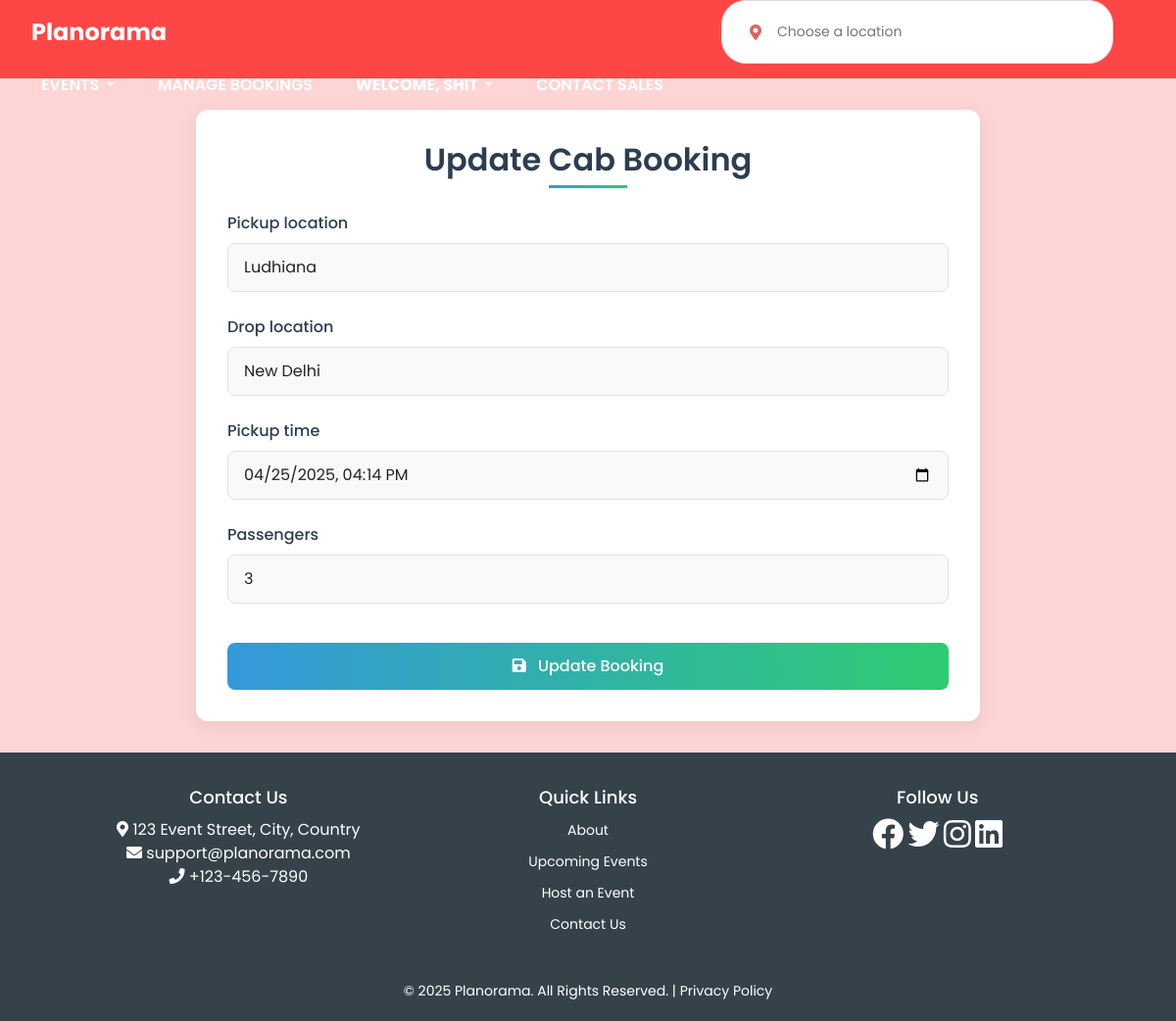
Screenshot of /cab/update/5/ (signed in) with the database file from the repository.
### cabmanage/models.py (models this page shows, shortened)
class CabBooking(models.Model):
    user = models.ForeignKey(User, on_delete=models.CASCADE)
    event = models.ForeignKey(Event, on_delete=models.SET_NULL, null=True, blank=True)
    event_name = models.CharField(max_length=255, blank=True, null=True)  # Add this field
    pickup_location = models.CharField(max_length=255)
    drop_location = models.CharField(max_length=255)
    pickup_time = models.DateTimeField()
    passengers = models.PositiveIntegerField()
    booked_at = models.DateTimeField(auto_now_add=True)

### cabmanage/views.py (the view)
# urls.py: path('update/<int:booking_id>/', views.update_cab_booking, name='update_cab_booking'),
@login_required
def update_cab_booking(request, booking_id):
    booking = get_object_or_404(CabBooking, pk=booking_id)
    if not request.user.is_staff and booking.user != request.user:
        return HttpResponseNotAllowed(['POST', 'GET'])
    if request.method == 'POST':
        form = CabBookingForm(request.POST, instance=booking)
        if form.is_valid():
            form.save()
            messages.success(request, 'Cab booking updated successfully!')
            return redirect('cab_history')
    else:
        form = CabBookingForm(instance=booking)
    return render(request, 'update_cab_booking.html', {'form': form, 'booking': booking})

### cabmanage/forms.py (shortened to what this page needs)
class CabBookingForm(forms.ModelForm):
    class Meta:
        model = CabBooking
        fields = ['pickup_location', 'drop_location', 'pickup_time', 'passengers']
        widgets = {
            'pickup_location': forms.TextInput(attrs={
                'class': 'form-control',
                'placeholder': 'Enter pickup address'
            }),
            'drop_location': forms.TextInput(attrs={
                'class': 'form-control',
                'placeholder': 'Enter destination'
            }),
            'pickup_time': forms.DateTimeInput(attrs={
                'type': 'datetime-local',
                'class': 'form-control',
                'min': timezone.now().strftime('%Y-%m-%dT%H:%M')
            }),
            'passengers': forms.NumberInput(attrs={
                'class': 'form-control',
                'min': 1,
                'max': 10
            }),
        }

### cabmanage/templates/update_cab_booking.html (shortened to what this page needs)
{% extends 'base.html' %}
{% load static %}
{% block content %}
<div class="booking-container">
    <h2 class="booking-header">Update Cab Booking</h2>
    <form method="post">
        {% for field in form %}
        <div class="form-group">
            <label for="{{ field.id_for_label }}">{{ field.label }}</label>
            {{ field }}
        </div>
        {% endfor %}
        <button type="submit" class="btn btn-primary">
            <i class="fas fa-save" style="margin-right: 8px;"></i>
            Update Booking
        </button>
    </form>
</div>
{% endblock %}

### Eventmanage1/templates/base.html (shortened to what this page needs)
{% load static %}
<!DOCTYPE html>
<html lang="en">
<head>
  <link href="https://cdn.jsdelivr.net/npm/bootstrap@5.1.3/dist/css/bootstrap.min.css" rel="stylesheet">
  <link rel="stylesheet" href="{% static 'styles.css' %}">
  <link rel="stylesheet" href="https://cdnjs.cloudflare.com/ajax/libs/font-awesome/5.15.4/css/all.min.css">
</head>
<body>
  <nav class="nav-container" style="height: 80px; display: flex; align-items: center; padding: 0 2rem;">
    <a href="{% url 'home' %}" class="logo" style="color: white; margin-right: 2rem;">Planorama</a>
    <div class="search-container" style="flex-grow: 1; max-width: 400px; margin: 0 2rem;">
      <div class="location-container" style="display: flex; align-items: center; background: white; border-radius: 50px; padding: 0.5rem 1rem;">
          <i class="fas fa-map-marker-alt" style="color: rgb(225, 98, 98); margin-right: 0.5rem;"></i>
          <input type="text" placeholder="Choose a location" style="border: none; outline: none; width: 100%;">
      </div>
  </div>
    <ul class="nav-links" style="display: flex; align-items: center; gap: 1.5rem; list-style: none; margin: 0; padding: 0;">
      <li class="nav-item dropdown">
        <a class="nav-link dropdown-toggle" href="#" id="eventsDropdown" role="button" data-bs-toggle="dropdown"
          aria-expanded="false">
          Events
        </a>
      </li>
      {% if request.user.is_staff %}
      <li class="nav-item">
        <a class="nav-link" href="{% url 'cab_history' %}">Manage Bookings</a>
      </li>
      {% else %}
      <li class="nav-item">
        <a class="nav-link" href="{% url 'book_cab' %}">Book A Cab</a>
      </li>
      {% endif %}
      {% if request.user.is_authenticated %}
      <li class="nav-item dropdown">
        <a class="nav-link dropdown-toggle" href="#" id="userDropdown" role="button" data-bs-toggle="dropdown"
          aria-expanded="false" style="color: white; font-weight: bolder;">
          Welcome, {{ request.user.username }}
        </a>
      </li>
      {% else %}
      <li><a class="nav-link" href="{% url 'register' %}">Register</a></li>
      <li><a class="nav-link" href="{% url 'login' %}">Login</a></li>
      {% endif %}
      <li><a href="{% url 'contact_sales' %}">Contact Sales</a></li>
    </ul>
  </nav>
  <main>
    {% block content %}
    {% endblock %}
  </main>
  <footer>
    <div class="footer-container" style="display: flex; justify-content: space-between; padding: 5px 15px;">
      <div class="footer-section contact">
        <h2>Contact Us</h2>
        <p><i class="fas fa-map-marker-alt"></i> 123 Event Street, City, Country</p>
        <p><i class="fas fa-envelope"></i> support@planorama.com</p>
        <p><i class="fas fa-phone"></i> +123-456-7890</p>
      </div>
      <div class="footer-section quick-links">
        <h2>Quick Links</h2>
        <ul>
          <li><a href="#about-us">About</a></li>
          <li><a href="{% url 'browse_events' %}">Upcoming Events</a></li>
          <li><a href="{% url 'register' %}">Host an Event</a></li>
          <li><a href="{% url 'contact_sales' %}">Contact Us</a></li>
        </ul>
      </div>
      <div class="footer-section social">
        <h2>Follow Us</h2>
        <a href="https://www.facebook.com" target="_blank"><i class="fab fa-facebook" style="font-size: 2em;"></i></a>
        <a href="https://www.twitter.com" target="_blank"><i class="fab fa-twitter" style="font-size: 2em;"></i></a>
        <a href="https://www.instagram.com" target="_blank"><i class="fab fa-instagram" style="font-size: 2em;"></i></a>
        <a href="https://www.linkedin.com" target="_blank"><i class="fab fa-linkedin" style="font-size: 2em;"></i></a>
      </div>
    </div>
    <div class="footer-bottom">
      <p>&copy; 2025 Planorama. All Rights Reserved. | <a href="">Privacy Policy</a></p>
    </div>
  </footer>
</body>
</html>

### Eventmanage1/static/styles.css (style rules this page uses)
body { font-family: 'Poppins', sans-serif; background-color: #fdd5d5; margin: 0; padding: 0; }
a { text-decoration: none; color: inherit; }
h1, h2, p { margin: 0; padding: 0; }
.nav-container { display: flex; align-items: center; justify-content: space-between; background-color: #ff4646; padding: 15px 20px; flex-wrap: wrap; z-index: 1000; position: relative; }
.logo { font-size: 24px; font-weight: bold; color: white; text-decoration: none; }
.search-container { display: flex; align-items: center; background: white; border-radius: 25px; padding: 5px 12px; border: 1px solid #ddd; width: 400px; max-width: 100%; }
.location-container { display: flex; align-items: center; }
.search-container input { border: none; outline: none; background: transparent; padding: 8px; font-size: 14px; flex-grow: 1; }
.nav-links { list-style: none; display: flex; align-items: center; gap: 15px; }
.nav-links li { display: inline; color: white; }
.nav-links a { color: white; font-size: 16px; font-weight: 600; text-transform: uppercase; text-decoration: none; padding: 10px; }
.footer-section a i { transition: color 0.3s, text-shadow 0.3s ease-in-out; }
nav i { transition: transform 0.3s ease-in-out; }
footer { background-color: #35424a; color: white; padding: 20px 10px; text-align: center; }
.footer-container { display: flex; justify-content: space-between; flex-wrap: wrap; max-width: 1100px; margin: auto; padding: 10px; }
.footer-section { flex: 1; min-width: 250px; margin: 10px; }
.footer-section h2 { font-size: 18px; margin-bottom: 10px; }
.footer-section ul { list-style: none; padding: 0; }
.footer-section ul li { margin-bottom: 8px; }
.footer-section ul li a { color: white; text-decoration: none; font-size: 14px; }
.footer-bottom { margin-top: 15px; font-size: 14px; }
.footer-bottom a { color: white; text-decoration: none; }
nav ul li a { color: white; transition: color 0.3s ease-in-out; }
.footer-section a { color: white; transition: color 0.3s ease-in-out; }
.quick-links ul li a { color: white; }

### cabmanage/templates/update_cab_booking.html (style rules this page uses)
.booking-container { max-width: 800px; margin: 2rem auto; padding: 2rem; background: white; border-radius: 12px; box-shadow: 0 4px 20px rgba(0, 0, 0, 0.08); }
.booking-header { color: #2c3e50; margin-bottom: 1.5rem; font-weight: 600; text-align: center; position: relative; padding-bottom: 10px; }
.booking-header:after { content: ''; position: absolute; bottom: 0; left: 50%; transform: translateX(-50%); width: 80px; height: 3px; background: linear-gradient(to right, #3498db, #2ecc71); }
.form-group { margin-bottom: 1.5rem; }
.form-group label { display: block; margin-bottom: 0.5rem; font-weight: 500; color: #2c3e50; }
.form-control { width: 100%; padding: 12px 16px; border: 1px solid #e0e0e0; border-radius: 8px; font-size: 1rem; transition: all 0.3s ease; background-color: #f9f9f9; }
.btn-primary { background: linear-gradient(to right, #3498db, #2ecc71); border: none; padding: 12px 24px; font-size: 1rem; font-weight: 500; border-radius: 8px; color: white; cursor: pointer; transition: all 0.3s ease; width: 100%; margin-top: 1rem; }

### rows the page displays
CabBooking: form "Ludhiana" "New Delhi" "04/25/2025 16:14" "3"

### other values shown
{{ request.user.username }} "SHIT"
{{ field.label }} "Pickup location" "Drop location" "Pickup time" "Passengers"
